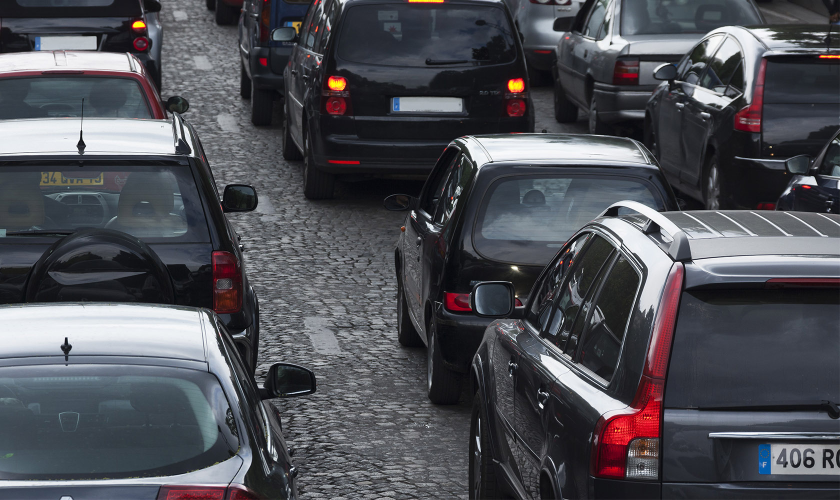
#> input picture Images/voiture.jpg, 1680 x 1000 px (shown at 1/2 size)
$ python image_resize.py Images/voiture.jpg   (older library calls are emulated)
#> lines starting #> are read from the running program, lines starting #| are printed output that depends on the picture
import sys
from PIL import Image

if __name__ == "__main__":
	basewidth = 800
	img = Image.open(sys.argv[1])
#> img is the input picture: PIL image 1680x1000 RGB; mean R, G, B 78.8, 79.7, 86
	wpercent = (basewidth/float(img.size[0]))
#> wpercent = 0.476
	hsize = int((float(img.size[1])*float(wpercent)))
#> hsize = 476
	img = img.resize((basewidth,hsize), Image.ANTIALIAS)
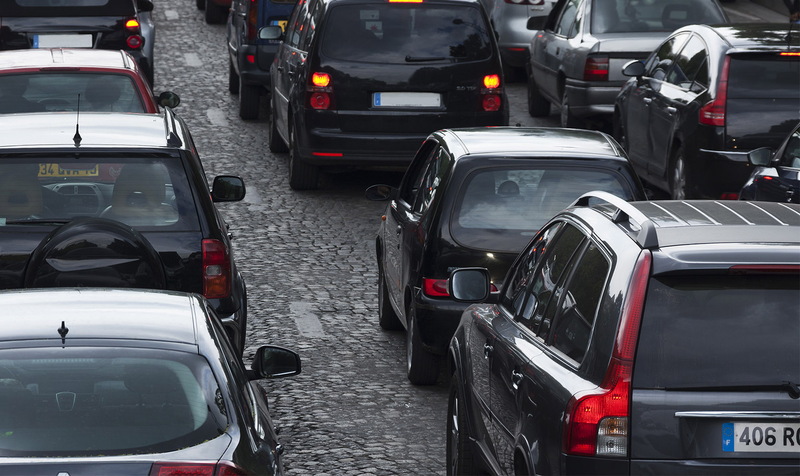
#> img: PIL image 800x476 RGB; mean R, G, B 78.8, 79.7, 86
	img.save(sys.argv[1])
